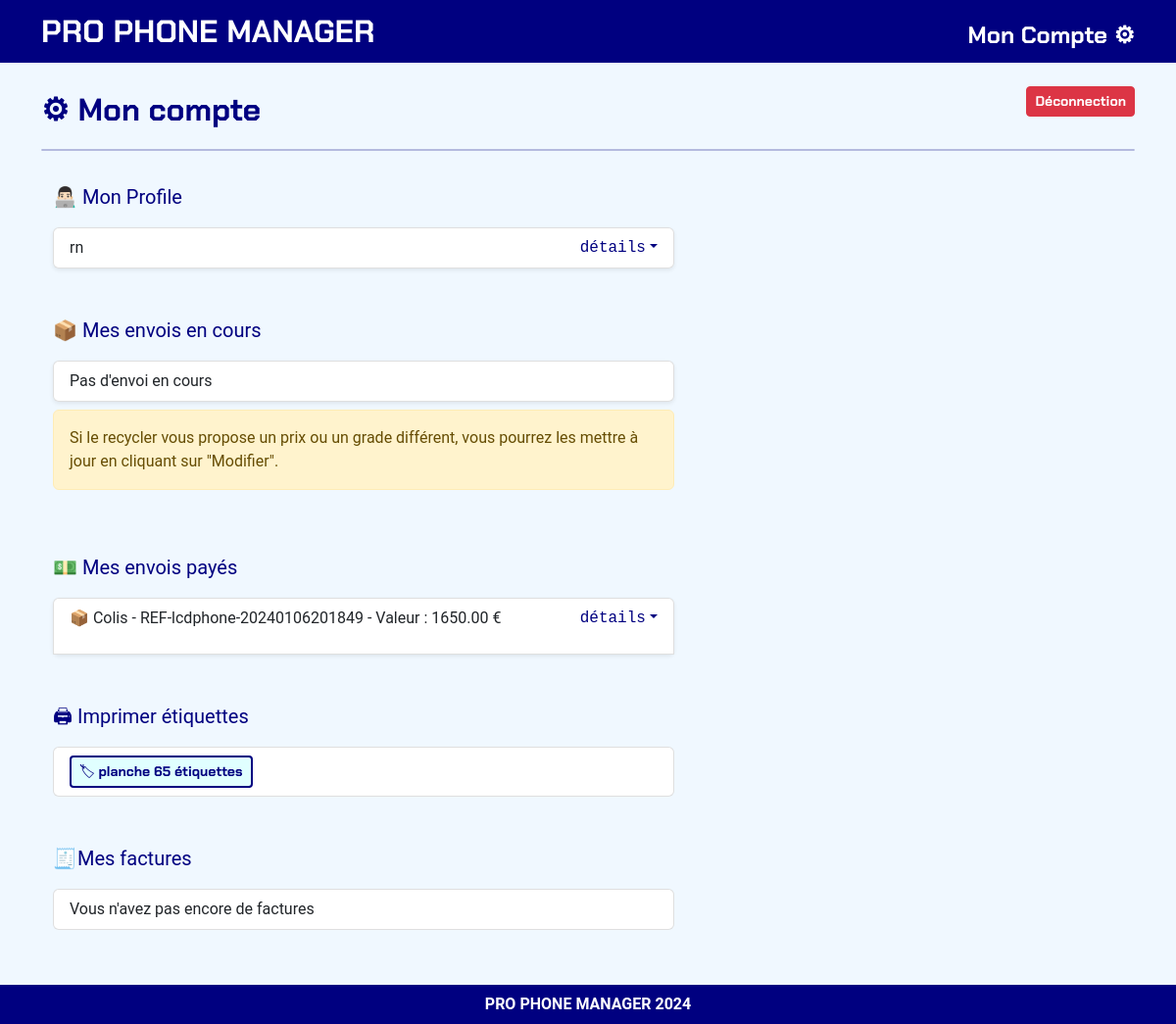
Before: /settings/ (signed in) with the older database file.
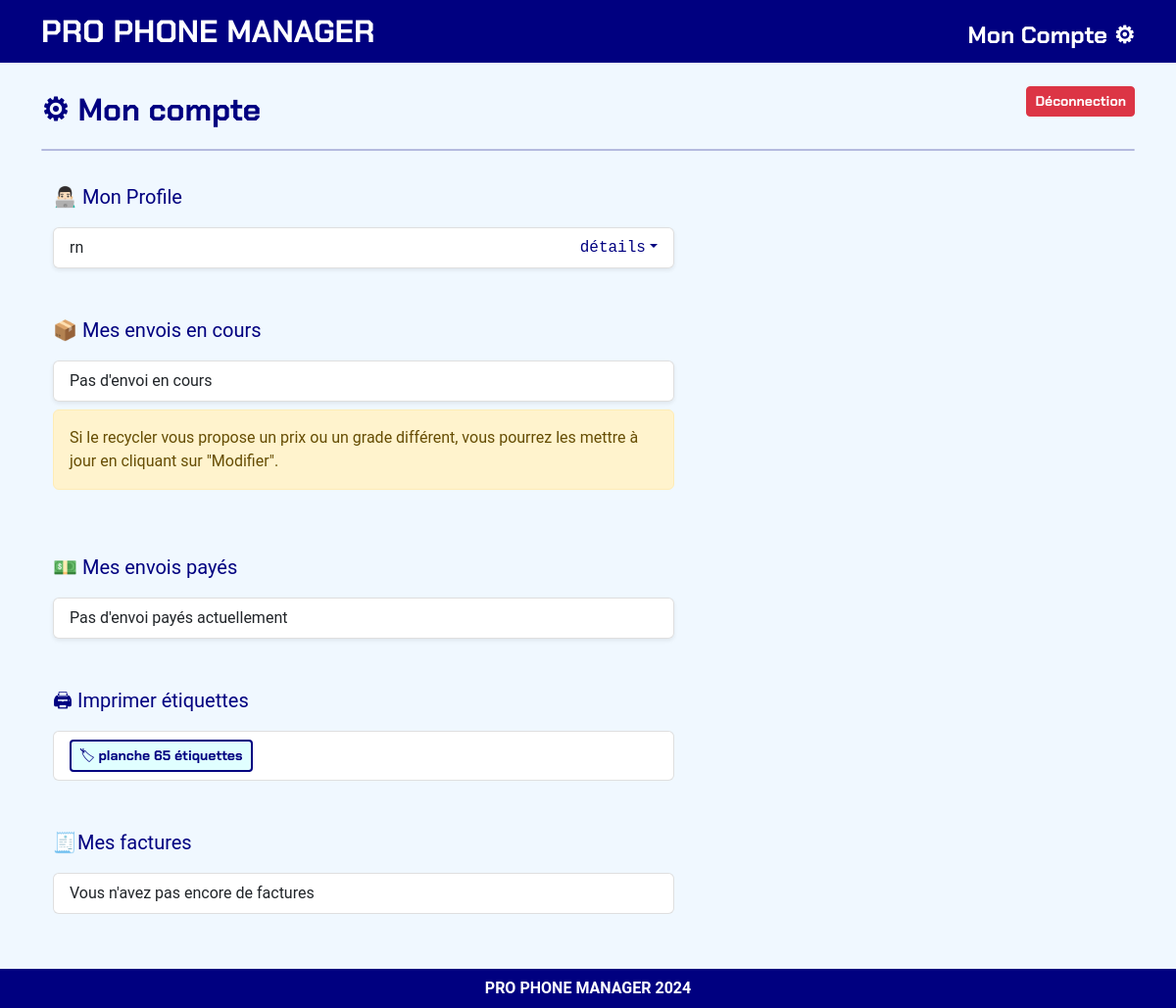
After: the same page with the newer database file.
### listings/models.py (models this page shows, shortened)
class Package(models.Model):
    reference = models.CharField(max_length=40, unique=True)
    brokenscreens = models.ManyToManyField('BrokenScreen', related_name='packages')
    date_shipped = models.DateTimeField(auto_now_add=True)
    is_shipped = models.BooleanField(default=False)
    is_paid = models.BooleanField(default=False)
    total_value = models.DecimalField(max_digits=10, decimal_places=2, default=0)
    def get_brokenscreen_fields(self):
        brokenscreen_instances = list(self.brokenscreens.all())
        logger.info(f"get_brokenscreen_fields() returned: {type(brokenscreen_instances)}")
        return brokenscreen_instances

### listings/views.py (the view)
# urls.py: path('settings/', settings_view, name='settings_view'),
@login_required
def settings_view(request):
    repair_store = RepairStore.objects.get(user=request.user)
    unique_references = Package.objects.filter(brokenscreens__repairstore=repair_store).values_list('reference', flat=True).distinct()
    packages_info = {}
    non_paid_packages = []  # Nouvelle variable pour stocker les packages non payés
    total_value = 0  # Initialiser la valeur totale
    for reference in unique_references:
        package = Package.objects.get(reference=reference)
        brokenscreen_fields = package.get_brokenscreen_fields()
        packages_info[reference] = {
            'package': package,
            'brokenscreen_fields': brokenscreen_fields,
        }
        total_value += package.total_value  # Ajouter la valeur totale du colis à la valeur totale générale
        if not package.is_paid:
            non_paid_packages.append(package)
    has_paid_packages = any(package_info['package'].is_paid for package_info in packages_info.values())
    context = {
        'repair_store': repair_store,
        'packages_info': packages_info,
        'has_paid_packages': has_paid_packages,
        'non_paid_packages': non_paid_packages,
        'total_value': total_value,  # Ajouter la valeur totale au contexte
    }
    return render(request, 'settings_view.html', context)

### listings/models.py (called while the page is built)
    def __str__(self):
        return self.value

    def __str__(self):
        return self.screenbrand

    def __str__(self):
        return f"{self.screenmodel}"

### listings/templates/settings_view.html (shortened to what this page needs)
{% extends "base_webapp.html" %}
{% load static %}
{% block page_title %}
<span>⚙ Mon compte</span>
<span>
    <a class="btn btn-sm btn-danger float-end" style="cursor:pointer;" data-bs-toggle="modal" data-bs-target="#logoutModal">Déconnection</a>
</span>
{% endblock page_title %}
{% block page_content %}
<div class="row mb-4 md-mb-5 mb-lg-5">
	<div class="col-12 col-md-8 col-lg-7 mb-3 fs-5 text-blue">👨🏻‍💻 Mon Profile</div>
	<div class="col-12 col-md-8 col-lg-7">
		<ul class="list-group shadow-sm">
			<li class="list-group-item fs-6">
				<span>{{ user.username }}</span>
				<span class="float-end font-monospace text-blue fs-6 dropdown-toggle">détails</span>
			</li>
		</ul>
	</div>
</div>
<div class="row mb-5">
    <div class="col-12 col-md-8 col-lg-7 mb-3 fs-5 text-blue">📦 Mes envois en cours</div>
    <div class="col-12 col-md-8 col-lg-7">
        {% if non_paid_packages|length == 0 %}
            <ul class="list-group shadow-sm">
                <li class="list-group-item fs-6">Pas d'envoi en cours</li>
            </ul>
        {% endif %}
        <div class="alert alert-warning mt-2" role="alert">
            Si le recycler vous propose un prix ou un grade différent, vous pourrez les mettre à jour en cliquant sur "Modifier".
        </div>
    </div>
</div>
<div class="row mb-5">
    <div class="col-12 col-md-8 col-lg-7 mb-3 fs-5 text-blue">💵 Mes envois payés</div>
    <div class="col-12 col-md-8 col-lg-7">
        <ul class="list-group shadow-sm">
            {% for reference, package_info in packages_info.items %}
                {% if package_info.package.is_paid %}
                    <li class="list-group-item fs-6">
                        <span class="float-end font-monospace text-blue fs-6 dropdown-toggle" data-bs-toggle="collapse" href="#collapseShipments{{ reference }}" role="button" aria-expanded="false" aria-controls="collapseShipments{{ reference }}">détails</span>
                        <p>📦 Colis - {{ reference }} - Valeur : {{ package_info.package.total_value }} €</p>
                    </li>
                {% endif %}
            {% endfor %}
            {% if not has_paid_packages %}
                <li class="list-group-item fs-6">Pas d'envoi payés actuellement</li>
            {% endif %}
        </ul>
    </div>
</div>
<div class="row mb-5">
	<div class="col-12 col-md-8 col-lg-7 mb-3 fs-5 text-blue">🖨 Imprimer étiquettes</div>
	<div class="col-12 col-md-8 col-lg-7">
		<ul class="list-group">
			<li class="list-group-item">
				<a href="{% url 'stickers' %}" class="btn btn-sm btn-outline-blue" target="blank">🏷 planche 65 étiquettes</a>
            </li>
		</ul>
	</div>
</div>
<div class="row mb-5">
    <div class="col-12 col-md-8 col-lg-7 mb-3 fs-5 text-blue">🧾Mes factures</div>
    <div class="col-12 col-md-8 col-lg-7">
        <ul class="list-group">
            <li class="list-group-item">
                Vous n'avez pas encore de factures
            </li>
        </ul>
    </div>
</div>
{% endblock page_content %}

### listings/templates/base_webapp.html
{% extends "base_lcd.html" %}
{% load static %}
{% load l10n %}
{% block navbar %}
<div class="container-fluid py-2 mb-0 bg-blue">
    <div class="container">
        <div class="row">
            <div class="col">
                {% if user.is_authenticated %}
                    {% if request.resolver_match.url_name != 'complete_store_configuration' %}
                        <a class="text-decoration-none fs-2 logo-white" href="{% url 'dashboard' %}">PRO PHONE MANAGER</a>
                    {% else %}
                        <a class="text-decoration-none fs-2 logo-white" href="{% url 'landing' %}">PRO PHONE MANAGER</a>
                    {% endif %}
                {% else %}
                    <a class="text-decoration-none fs-2 logo-white" href="{% url 'landing' %}">PRO PHONE MANAGER</a>
                {% endif %}
            </div>
            <div class="col text-end">
                <div class="col text-end" style="margin-top: 10px;">
                    {% if request.resolver_match.url_name != 'complete_store_configuration' %}
                        <a class="text-decoration-none logo-white small-font" style="font-size: 24px;" href="{% url 'settings_view' %}" {% if not profile_complete %}disabled{% endif %}>Mon Compte ⚙</a>
                    {% endif %}
                </div>
            </div>
        </div>
    </div>
</div>
{% endblock navbar %}
{% block content %}
<div class="container-lg mt-4 mb-3">
	<div class="row fs-2 logo-blue">
		<div class="col-12">{% block page_title %}{% endblock page_title %}</div>
		<div class="col-12"><hr></div>
	</div>
</div>
<div class="container-lg mb-5 ps-md-4">
	{% block page_content %}{% endblock page_content %}
</div>
{% endblock content %}
{% block footer %}
<div class="text-white fs-6 fw-bold text-center">PRO PHONE MANAGER 2024</div>
{% endblock footer %}

### listings/templates/base_lcd.html (shortened to what this page needs)
{% load static %}
<!doctype html>
<html lang="fr">
<head>
    <link rel="stylesheet" href="{% static 'bootstrap-5.2.3-dist/css/bootstrap.min.css' %}">
    <link rel="stylesheet" href="{% static 'styles.css' %}">
</head>
<body class="pb-5">
    {% block navbar %}{% endblock navbar %}
    {% block content %}{% endblock content %}
    <div class="container-fluid fixed-bottom bg-blue py-2">
        <div class="container py-0 my-0">
            {% block footer %}{% endblock footer %}
        </div>
    </div>
</body>
</html>

### listings/static/styles.css (style rules this page uses)
body { font-family: 'Roboto', sans-serif; scroll-behavior: smooth; background-color: AliceBlue; }
hr { border: 1px solid navy; border-radius: 5px; }
a { color:navy; }
.logo-blue { font-family: 'ChakraPetch', sans-serif; color:navy; font-weight: bold; }
.logo-white { font-family: 'ChakraPetch', sans-serif; color:white; font-weight: bold; }
.text-blue { color:navy; }
.btn { font-family: 'ChakraPetch', sans-serif; }
.btn-outline-blue { font-family: 'ChakraPetch', sans-serif; color:navy; background-color:LightCyan; border: 2px solid navy; }
.bg-blue { background-color: navy; color:white; }

Changed rows visible on the page:
removed Package: reference "REF-lcdphone-20240106201849", package.total_value "1650.00"
Other visible differences:
text now shown: "Pas d'envoi payés actuellement"
